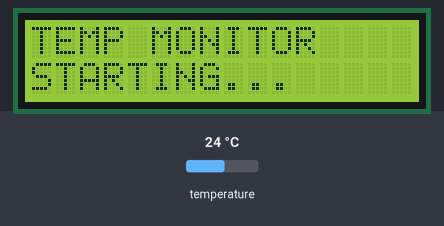
Bench run of a sketch on a simulated ESP32. On the bench: 16×2 character LCD. The inputs (shaded band) are chosen by the test bench; at power-on: temperature 24 °C. What the sketch prints to the serial monitor is not drawn.

Above: at 1.8 s.
At 4.9 s:
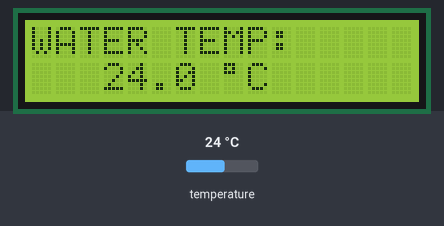
5.0 s: temperature set to 12 °C
At 7.3 s:
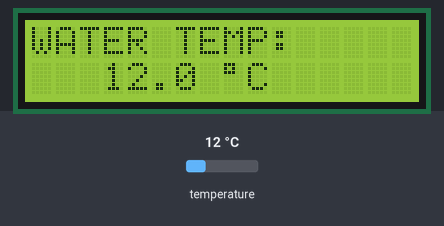
7.8 s: temperature set to 19 °C
At 8.5 s:
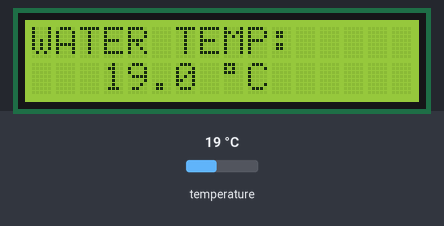
10.3 s: temperature set to 28 °C
At 12.1 s:
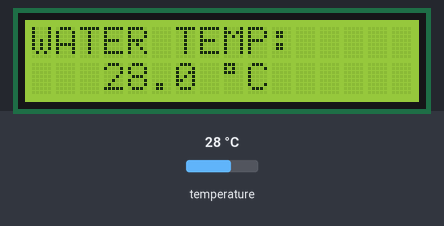
Timing chart, 0 to 13.6 s (numbered marks = the images above; inputs shaded):
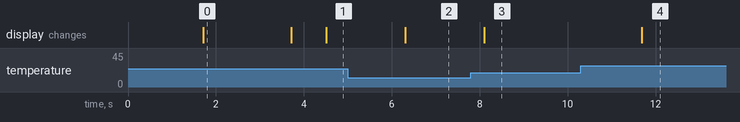

Measured:
- after the input at 5.0 s, the display: changes after 1.3 s (image 2)
- after the input at 7.8 s, the display: changes after 0.30 s (image 3)
- after the input at 10.3 s, the display: changes after 1.4 s (image 4)
- what the display in image 0 shows lasts 2.0 s, from 1.7 s to 3.7 s

The sketch:

temp_lcd_test.ino
```cpp
#include <Wire.h>
#include <LiquidCrystal_I2C.h>
#include <OneWire.h>
#include <DallasTemperature.h>

// Try GPIO 4 or GPIO 32 for temperature probe
#define TEMP_PIN 4

OneWire oneWire(TEMP_PIN);
DallasTemperature sensors(&oneWire);

// We will create the LCD object dynamically AFTER detecting the address
LiquidCrystal_I2C* lcd = nullptr;
byte lcdAddress = 0;

void setup() {
  Serial.begin(115200);
  delay(1500);

  Serial.println("\n==========================================");
  Serial.println("  ESP32 LCD + TEMPERATURE TEST            ");
  Serial.println("==========================================");

  // 1. Initialize I2C Pins (SDA=21, SCL=22)
  Wire.begin(21, 22);
  Wire.setTimeOut(50);
  delay(100);

  // 2. Scan for LCD Address (0x27 or 0x3F)
  Serial.print("Checking LCD address... ");
  Wire.beginTransmission(0x27);
  if (Wire.endTransmission() == 0) {
    lcdAddress = 0x27;
    Serial.println("Found LCD at 0x27!");
  } else {
    Wire.beginTransmission(0x3F);
    if (Wire.endTransmission() == 0) {
      lcdAddress = 0x3F;
      Serial.println("Found LCD at 0x3F!");
    } else {
      Serial.println("FAILED! No LCD found on D21/D22.");
      Serial.println("Please check: VCC->VIN(5V), GND->GND, SDA->D21, SCL->D22.");
    }
  }

  // 3. Initialize LCD if found
  if (lcdAddress != 0) {
    lcd = new LiquidCrystal_I2C(lcdAddress, 16, 2);
    lcd->init();
    lcd->backlight();
    lcd->clear();
    lcd->setCursor(0, 0);
    lcd->print("TEMP MONITOR");
    lcd->setCursor(0, 1);
    lcd->print("STARTING...");
    Serial.println("LCD Initialized and Backlight ON!");
  }

  // 4. Initialize Temperature Sensor (with internal pullup)
  pinMode(TEMP_PIN, INPUT_PULLUP);
  sensors.begin();
  int count = sensors.getDeviceCount();
  Serial.print("Temperature sensors found on GPIO ");
  Serial.print(TEMP_PIN);
  Serial.print(": ");
  Serial.println(count);

  delay(2000);
  if (lcd != nullptr) lcd->clear();
}

void loop() {
  // Read temperature
  sensors.requestTemperatures();
  float temp = sensors.getTempCByIndex(0);

  Serial.print("Live Temp: ");
  Serial.print(temp, 1);
  Serial.println(" C");

  if (lcd != nullptr) {
    if (temp <= -50.0 || temp >= 85.0 || temp == DEVICE_DISCONNECTED_C) {
      lcd->setCursor(0, 0);
      lcd->print("TEMP: SENSOR ERR");
      lcd->setCursor(0, 1);
      lcd->print("CHECK PROBE WIRE");
    } else {
      lcd->setCursor(0, 0);
      lcd->print("WATER TEMP:     ");

      char line2[17];
      snprintf(line2, sizeof(line2), "   %.1f %cC       ", temp, 223); // 223 is ° symbol
      lcd->setCursor(0, 1);
      lcd->print(line2);
    }
  }

  delay(1000);
}
```
